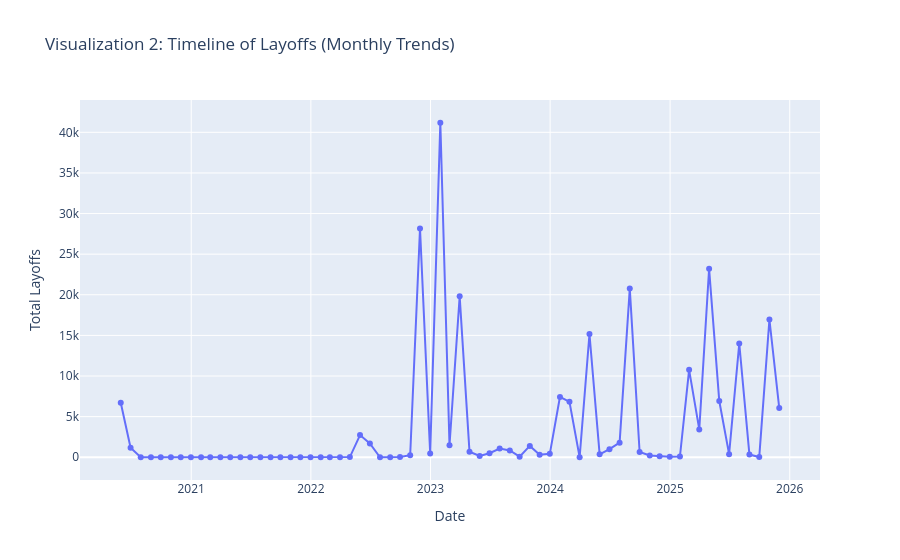

This figure's notebook cell:
### Markdown cell above
## Visualization 2: Monthly Timeline Trend of Layoffs

### Code cell
# --- VISUALIZATION 2: Single Source (Layoffs) ---
# Goal: Show the timeline trends (Monthly Aggregation)
monthly_layoffs = viz_df.set_index('Layoff_Date').resample('ME')['total_laid_off'].sum().reset_index()

fig2 = px.line(monthly_layoffs, 
               x='Layoff_Date', 
               y='total_laid_off', 
               title='Visualization 2: Timeline of Layoffs (Monthly Trends)',
               labels={'Layoff_Date': 'Date', 'total_laid_off': 'Total Layoffs'},
               markers=True)
fig2.show()
